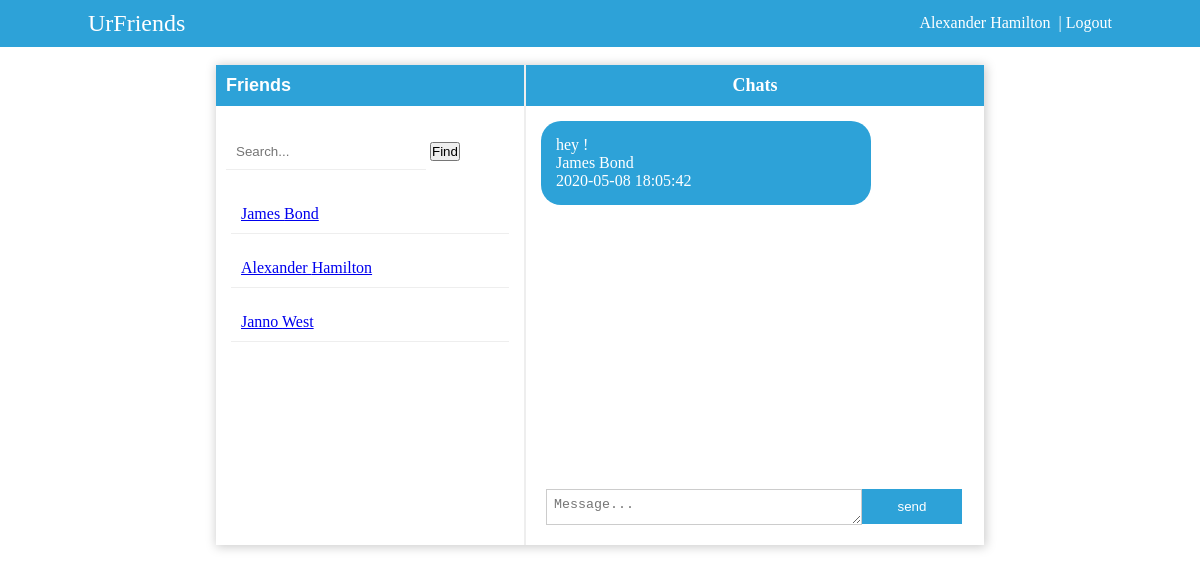
Page /index.php?contact_id=2 (signed in) on the committed database.
### tables this page shows
CREATE TABLE `tbl_users` (
  `user_id` int(11) NOT NULL,
  `fname` varchar(25) NOT NULL,
  `lname` varchar(25) NOT NULL,
  `username` varchar(30) NOT NULL,
  `password` varchar(250) NOT NULL
);

CREATE TABLE `tbl_chat` (
  `chat_id` int(11) NOT NULL,
  `message` varchar(5000) NOT NULL,
  `sender_id` int(20) NOT NULL,
  `reciever_id` int(20) NOT NULL,
  `sent_on` timestamp NOT NULL DEFAULT CURRENT_TIMESTAMP ON UPDATE CURRENT_TIMESTAMP
);

### includes/dbh.inc.php (called while the page is built, shortened)
<?php
class Database{
protected function db_connect(){
$this->db_host="localhost";
$this->db_username="root";
$this->db_password="";
$this->db_name="ChatApp_db";
    $this->connection = new mysqli($this->db_host,$this->db_username,$this->db_password,$this->db_name);
    return $this->connection;
}
}
?>

### includes/select.class.php (called while the page is built, shortened)
<?php
include_once 'dbh.inc.php';
class Select_class extends Database{
public function select_contacts(){
	$query="Select * from tbl_users";
	$result=mysqli_query($this->connection,$query);
	return $result;
}
public function select_details($current_user){
	$query="Select * from tbl_users where user_id ='".$current_user."'";
	$result=mysqli_query($this->connection,$query);
	return $result;
}
public function get_messages($contact_id,$current_user){
$query ="Select tbl_chat.message, tbl_chat.sent_on,tbl_users.user_id, tbl_users.fname, tbl_users.lname From tbl_users
CROSS JOIN tbl_chat ON  tbl_chat.reciever_id= '$contact_id' WHERE tbl_chat.sender_id= tbl_users.user_id AND tbl_chat.sender_id=tbl_users.user_id
";
$result =mysqli_query($this->connection,$query);
return $result;
}
}
?>

### index.php (the view, shortened to what this page needs)
<?php
include 'includes/select.class.php';
$conn_read_contacts = new Select_class();
$read_all_contacts = $conn_read_contacts->select_contacts();
$conn = new Select_class();
$current_user = $_SESSION['id'];
$read_login_user =$conn->select_details($current_user);
$fetch_data=mysqli_fetch_assoc($read_login_user);
$conn_getmessage = new Select_class();
$contact_id = $_GET['contact_id'];
$current_user = $_SESSION['id'];
$read_message = $conn_getmessage->get_messages($contact_id,$current_user);
?>
<!Doctype html>
<html>
<head>
<link rel="stylesheet" type="text/css" href="css/main.css"/>
</head>
<body>
<div class="page-container">
  <div class="top-header">
  <div class="container">
  <div class="top-content">
	<div class="logo">
		<label style="font-size:24px;">UrFriends</label>
	</div>
	<div class="user" style="text-align:right;">
  <?php
	echo ucfirst($fetch_data['fname'])." ".ucfirst($fetch_data['lname']);
 ?>
<a href='functions/logout.func.php?user_id=<?php echo $fetch_data['user_id'];?>' style="text-decoration:none;color:#ffffff;">&nbsp; | Logout</a>
	</div>
	</div>
</div>
 </div><br>
 <div class="container2">
    <div class="chatapp-wrapper">
      <div class="side-panel">
        <h2>Friends</h2><br>
		<div class="search-section">
		 <form method="Post" action="">
		  <input type="text" class="search_friends" name="search_contact" placeholder="Search...">
		  <input type="submit" name="search-btn" value="Find"/>
		</form>
		</div>
	   <?php
	      while($row=mysqli_fetch_assoc($read_all_contacts)){
		?>
	  <div class="contacts">
        	<a href="index.php?contact_id=<?php echo $row['user_id'];?>"><?php echo ucfirst($row['fname'])." ".ucfirst($row['lname']);?></a>
           </div>
	   	<?php
		}
		?>
      </div>
        <div class="chat-section">
         	<h3>Chats</h3>
			 <div class="chats_wrapper" style="overflow-y:auto;border:0px solid yellow;height:365px;padding:5px;">
				 <?php
				 while($fetch_message=mysqli_fetch_assoc($read_message)){
				 ?>
					 <div class="message" style="background:#2da2d8;color:white;width:300px;height:auto;margin:10px;border-radius:20px;padding:15px;">
					 <?php echo $fetch_message['message']."<br>";?>
					 <?php	echo $fetch_message['fname']." ".$fetch_message['lname']."<br>";?>
					 <?php echo $fetch_message['sent_on']."<br>";?>
				 </div>
				 <?php
				 }
				 ?>
				</div><br>
				<div class="type_sect" style="position:fixed;bottom:0;padding:20px;">
					<form method="post" action="functions/send_message.func.php?contact_id=<?php echo $_GET['contact_id'];?>">
						<textarea type="text" name="type-message" placeholder="Message..." style="padding:7px;width:300px;height:20px;overflow:auto;border:1px solid #ccc;float:left;"></textarea>
						<input type="submit" name="send-btn" value="send" style="border:none;background:#2da2d8;color:#ffffff;padding:10px;width:100px;"/>
					</form>
				</div>
    </div>
	</div>
</div>
</body>
</html>

### css/main.css (style rules this page uses)
* { margin:0; padding:0; }
body { font-family:calibri; font-size:16px; }
.container { border:px solid green; width:1024px; position:relative; top:0%; left:50%; transform: translate(-50%,0%); height:auto; padding:10px; }
h2 { font-family:calibri,sans-serif; color:#ffffff; padding:10px; background:#2da2d8; font-size:18px; }
h3 { text-align:center; padding:10px; background:#2da2d8; font-size:18px; color:#ffffff; }
.top-header { border:px solid yellow; background:#2da2d8; color:#ffffff; }
.top-content { display:flex; flex-wrap:wrap; }
.logo { border:px solid blue; flex:1 0 250px; width:250px; box-sizing:border; }
.user { flex:1 0 350px; width:250px; box-sizing:border; border:px solid red; line-height: 25px; }
.chatapp-wrapper { width:768px; position: relative;; top:0px; left:50%; transform: translate(-50%,0%); box-shadow:1px 1px 10px 1px #ccc; display:flex; padding:0px; flex-wrap:wrap; height:480px; }
.side-panel { flex:1 0 200px; height:auto; }
.search-section { padding:10px; }
.search_friends { padding:10px; border:none; border-bottom:1px solid #eee; width:180px; }
.chat-section { flex:1 0 350px; border-left:2px solid #eee; height:auto; }
.contacts { padding:10px; border-bottom:1px solid #eee; margin:15px; font-family:calibri; }

### rows in the picture
tbl_users: fname "Alexander", lname "Hamilton"
tbl_users: fname "James", lname "Bond", tbl_chat.message "hey !", tbl_chat.sent_on "2020-05-08 18:05:42"
tbl_users: fname "Janno", lname "West"
